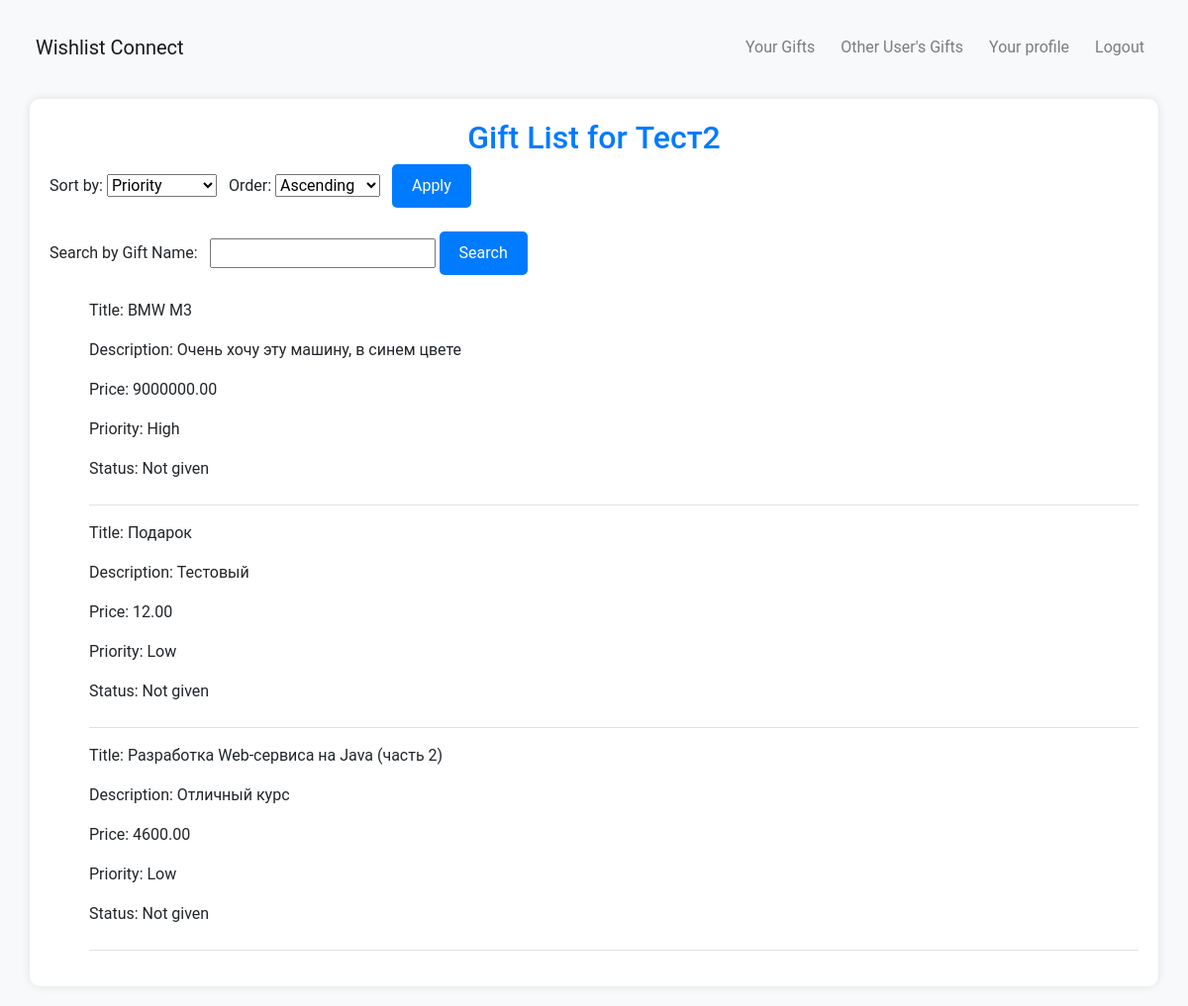
Page /api/other-user-gift-list/4/ (signed in) on the committed database.
### api/models.py (models this page shows, shortened)
class Gift(models.Model):
    PRIORITY_CHOICES = [
        ('high', 'High'),
        ('medium', 'Medium'),
        ('low', 'Low'),
        ('none', 'None'),
    ]
    STATUS_CHOICES = [
        ('given', 'Given'),
        ('not given', 'Not given'),
        ('booked', 'Booked'),
    ]
    user = models.ForeignKey(User, on_delete=models.CASCADE)
    title = models.CharField(max_length=255)
    description = models.TextField()
    price = models.DecimalField(max_digits=10, decimal_places=2)
    priority = models.CharField(max_length=10, choices=PRIORITY_CHOICES, default='none')
    status = models.CharField(max_length=10, choices=STATUS_CHOICES, default='not given')
    image = models.ImageField(upload_to='gift_images/', blank=True, null=True)

### api/views.py (the view)
# urls.py: path('other-user-gift-list/<int:user_id>/', other_user_gift_list, name='other-user-gift-list'),
@login_required
def other_user_gift_list(request, user_id):
    other_user = get_object_or_404(User, id=user_id)
    try:
        other_user_profile = UserProfile.objects.get(user=other_user)
    except UserProfile.DoesNotExist:
        return render(request, 'user_not_found_notification.html')
    other_user_profile = UserProfile.objects.get(user=other_user)
    if not other_user_profile.visible:
        return render(request, 'invisible_user_notification.html', {'other_user': other_user})
    sort_options = {
        'priority': 'Priority',
        'title': 'Alphabetical',
        'price': 'Price',
        'status': 'Status',
    }
    sort_by = request.GET.get('sort_by', 'priority')
    order = request.GET.get('order', 'asc')
    gifts = Gift.objects.filter(user=request.user)
    search_query = request.GET.get('search_query', '')
    if search_query:
        gifts = gifts.filter(Q(title__icontains=search_query) | Q(description__icontains=search_query))
    if order == 'desc':
        gifts = gifts.order_by(f'-{sort_by}')
    else:
        gifts = gifts.order_by(sort_by)
    context = {
        'gifts': gifts,
        'sort_by': sort_by,
        'order': order,
        'sort_options': sort_options,
        'other_user': other_user,
        'other_user_profile': other_user_profile,
        'search_query': search_query,
    }
    return render(request, 'other_user_gift_list.html', context)

### templates/other_user_gift_list.html (shortened to what this page needs)
{% extends 'base.html' %}
{% load i18n %}
{% block content %}
    <div class="text-center">
        {% if other_user %}
            <h2>{% trans "Gift List for"%} {{ other_user.username }}</h2>
        {% endif %}
    </div>
    <form method="get" class="mb-4">
        <label for="sort_by">{% trans "Sort by:"%}</label>
        <select name="sort_by" id="sort_by" class="mr-2">
            {% for key, label in sort_options.items %}
                <option value="{{ key }}" {% if key == sort_by %}selected{% endif %}> {{ label }}</option>
            {% endfor %}
        </select>
        <label for="order">{% trans "Order:"%}</label>
        <select name="order" id="order" class="mr-2">
            <option value="asc" {% if order == 'asc' %}selected{% endif %}>{% trans "Ascending"%}</option>
        </select>
        <button type="submit" class="standard-button">{% trans "Apply"%}</button>
    </form>
    <form method="get" action="{% url 'other-user-gift-list' user_id=other_user.id %}" class="mb-4">
        <label for="search_query" class="mr-2">{% trans "Search by Gift Name:" %}</label>
        <input type="text" name="search_query" id="search_query" value="{{ search_query }}">
        <button type="submit" class="standard-button" data-ajax="{% if request.is_ajax %}true{% else %}false{% endif %}">
            {% trans "Search" %}
        </button>
    </form>
    {% if search_query %}
        {% if gifts%}
            <ul>
                {% for gift in gifts %}
                    <div class="mb-4">
                        <p>{% trans "Title:"%} {{ gift.title }}</p>
                        <p>{% trans "Description:"%} {{ gift.description }}</p>
                        <p>{% trans "Price:"%} {{ gift.price }}</p>
                        <p>{% trans "Priority:"%} {{ gift.get_priority_display }}</p>
                        <p>{% trans "Status:"%} {{ gift.get_status_display }}</p>
                    </div>
                    <hr>
                {% endfor %}
            </ul>
        {% else %}
            <p>{% trans "No gifts found." %}</p>
        {% endif %}
    {% else%}
        {% if gifts%}
            <ul>
                {% for gift in gifts %}
                    <div class="mb-4">
                        <p>{% trans "Title:"%} {{ gift.title }}</p>
                        <p>{% trans "Description:"%} {{ gift.description }}</p>
                        <p>{% trans "Price:"%} {{ gift.price }}</p>
                        <p>{% trans "Priority:"%} {{ gift.get_priority_display }}</p>
                        <p>{% trans "Status:"%} {{ gift.get_status_display }}</p>
                    </div>
                    <hr>
                {% endfor %}
            </ul>
        {% else %}
            <p>{% trans "Current user hasn't gifts." %}</p>
        {% endif %}
    {% endif %}
{% endblock %}

### templates/base.html (style rules this page uses)
body { background-color: #f8f9fa; margin: 20px; font-family: 'Roboto', sans-serif; font-size: 16px; }
h1, h2, h3 { color: #007bff; }
.standard-button { background-color: #007bff; color: #fff; border: none; padding: 10px 20px; border-radius: 5px; cursor: pointer; }
hr { border-top: 1px solid #dee2e6; }

### rows in the picture
Gift: title "BMW M3", description "Очень хочу эту машину, в синем цвете", price "9000000.00", priority "High", status "Not given"
Gift: title "Подарок", description "Тестовый", price "12.00", priority "Low", status "Not given"
Gift: title "Разработка Web-сервиса на Java (часть 2)", description "Отличный курс", price "4600.00", priority "Low", status "Not given"

### other values in the picture
{{ other_user.username }} "Тест2"
form field sort_by "Priority"
